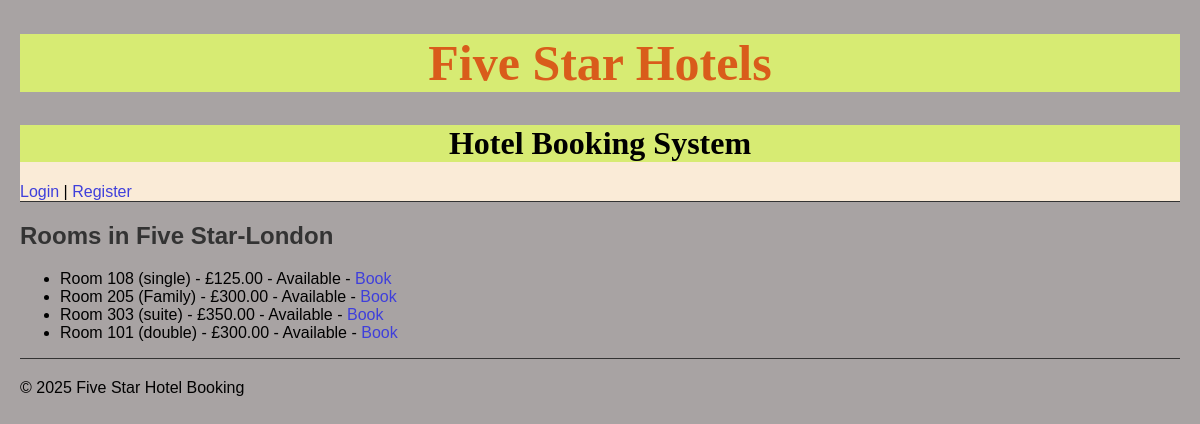
Page /hotel/1 on the committed database.
### booking/models.py (models this page shows, shortened)
class Hotel(models.Model):
    name = models.CharField(max_length=100)
    location = models.CharField(max_length=100)
    description = models.TextField()

class Room(models.Model):
    ROOM_TYPES = [
        ('single', 'Single'),
        ('double', 'Double'),
        ('suite', 'Suite'),
        ('family', 'Family'),
    ]
    hotel = models.ForeignKey(Hotel, on_delete=models.CASCADE, related_name='rooms')
    room_number = models.CharField(max_length=10)
    room_type = models.CharField(max_length=10, choices=ROOM_TYPES)
    price_per_night = models.DecimalField(max_digits=6, decimal_places=2)
    is_available = models.BooleanField(default=True)

### booking/views.py (the view)
# urls.py: path('hotel/<int:hotel_id>', views.room_list, name='room_list'),
def room_list(request, hotel_id):
    hotel = get_object_or_404(Hotel, pk=hotel_id)
    rooms = hotel.rooms.all()
    return render(request, 'booking/room_list.html', {'hotel': hotel, 'rooms': rooms})

### booking/templates/booking/room_list.html
{% extends 'base.html' %}
{% block content %}
<h2>Rooms in {{ hotel.name }}</h2>
<ul>
  {% for room in rooms %}
    <li>
      Room {{ room.room_number }} ({{ room.room_type }}) - £{{ room.price_per_night }}
      {% if room.is_available %}
        - Available - <a href="{% url 'admin_book_room' room.id %}">Book</a>
        {% elif room.is_canceled %}
        - Available (Canceled Booking) - <a href="{% url 'admin_cancel_booking' booking.id %}">Book</a>
      {% else %}
        - Available - <a href="{% url 'admin_book_room' room.id %}">Book</a>
      {% endif %}
    </li>
  {% empty %}
    <li>No rooms available.</li>
  {% endfor %}
</ul>
{% endblock %}

### static/css/style.css (style rules this page uses)
body { font-family: Arial, sans-serif; margin: 20px; background-color: hwb(0 64% 34%); }
h1, h2 { color: #333; }
a { text-decoration: none; color:#3f3fdb; }

### rows in the picture
Hotel: name "Five Star-London"
Room: room_number "108", room_type "single", price_per_night "125.00", is_available "- Available -"
Room: room_number "205", room_type "Family", price_per_night "300.00", is_available "- Available -"
Room: room_number "303", room_type "suite", price_per_night "350.00", is_available "- Available -"
Room: room_number "101", room_type "double", price_per_night "300.00", is_available "- Available -"
